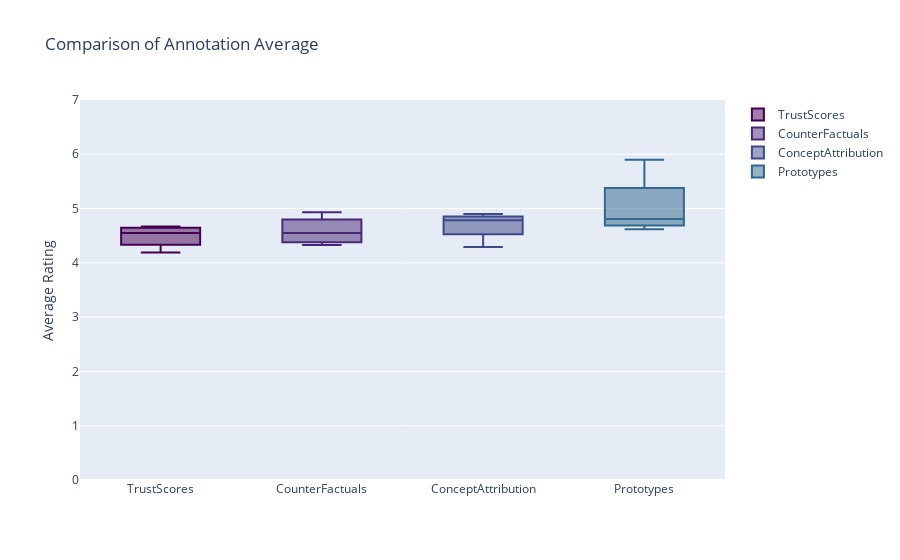

The cell this chart's notebook holds for it:
### Code cell
#compare all approaches 

#1. step: create average,var score of each rating question per subdf
df_list = [cf_df,ca_df,prototypes_df,trust_df]
def applyFunctionToSubDF(df_list,func):
    avg_container = []
    #for each df, get an average of the ratings for understand,usab,value and info (or any other function you want to apply to the seletced subdf)
    for sub_df in df_list:
        understand_avg = round(func(sub_df.filter(regex=(".*_understandability")).values),2)
        usability_avg = round(func(sub_df.filter(regex=(".*_usability")).values),2)
        value_avg = round(func(sub_df.filter(regex=(".*_value")).values),2)
        info_avg = round(func(sub_df.filter(regex=(".*_informativeness")).values),2)

        sub_df_avg = [info_avg,understand_avg,usability_avg,value_avg]
        avg_container.append(sub_df_avg)

    #make sure that the input ordering in the df_list is the same as in the method call since I only rely on ordering, not on names
    return avg_container[0],avg_container[1],avg_container[2],avg_container[3]

cf_avg,ca_avg,prototypes_avg,trust_avg = applyFunctionToSubDF(df_list,np.mean)
cf_var,ca_var,prototypes_var,trust_var = applyFunctionToSubDF(df_list,np.var)

#2. step: compare them in a table with avg+sdv
comparison_df = pd.DataFrame(index=["Understandability","Usability","Value","Informativeness"])
comparison_df["TrustScores"] = trust_avg
comparison_df["CounterFactuals"] = cf_avg
comparison_df["ConceptAttribution"] = ca_avg
comparison_df["Prototypes"] = prototypes_avg
print(comparison_df)

#3. step: visualize them with boxplots
#for all df
def boxPlotDF(comparison_df,title,labels):
    #throw out non-numeric data
    int_df = comparison_df.select_dtypes(include="float64")
    #set the color palette
    palette = cycle(plotly.colors.sequential.Viridis)

    #iterate over columns and show average spread
    fig = go.Figure()
    for column in int_df:
        fig.add_trace(go.Box(
            y=int_df[column],
            name=column,
            marker_color=next(palette)
            ))
    
    fig.update_layout(
                    title = title,
                    yaxis = dict(
                        dtick = 1
                    ),
                    yaxis_range=[0,7],
                    yaxis_title="Average Rating"
    )
    
    fig.show()
    

boxPlotDF(comparison_df,"Comparison of Annotation Average",labels)

### Figure 1 — Plotly figure (JSON) as saved in the notebook; plotly's stock layout.template omitted (floating-point values rounded to 4 significant figures)
{"data": [{"marker": {"color": "#440154"}, "name": "TrustScores", "type": "box", "y": [4.62, 4.67, 4.19, 4.48]}, {"marker": {"color": "#482878"}, "name": "CounterFactuals", "type": "box", "y": [4.43, 4.93, 4.67, 4.33]}, {"marker": {"color": "#3e4989"}, "name": "ConceptAttribution", "type": "box", "y": [4.29, 4.9, 4.81, 4.76]}, {"marker": {"color": "#31688e"}, "name": "Prototypes", "type": "box", "y": [4.76, 5.9, 4.62, 4.86]}], "layout": {"title": {"text": "Comparison of Annotation Average"}, "yaxis": {"dtick": 1, "range": [0, 7], "title": {"text": "Average Rating"}}}}
